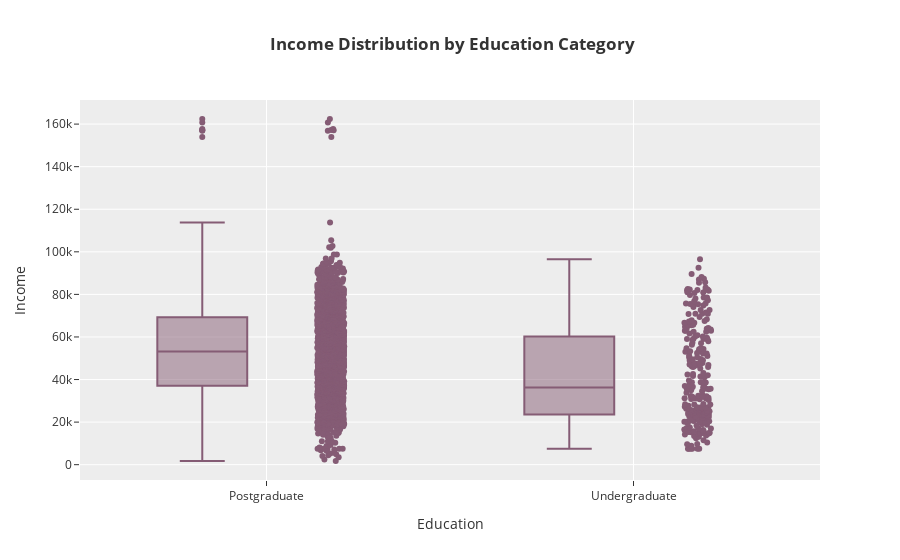

Source (notebook cell):
### Code cell
fig1 = px.box(data_frame=data, x="Education", y="Income",
             title= "<b> Income Distribution by Education Category", color_discrete_sequence=px.colors.qualitative.Antique)
fig2 = px.strip(data, x="Education", y="Income", color_discrete_sequence=px.colors.qualitative.Antique)
all_fig = go.Figure(data=fig1.data + fig2.data, layout=fig1.layout) ## combine
all_fig.show()

### Figure 1 — Plotly figure (JSON) as saved in the notebook; plotly's stock layout.template omitted (floating-point values rounded to 4 significant figures; data arrays with more than 128 entries replaced by an {"elided": "..."} marker saying what was removed)
{"data": [{"alignmentgroup": "True", "hovertemplate": "Education=%{x}<br>Income=%{y}<extra></extra>", "legendgroup": "", "marker": {"color": "rgb(133, 92, 117)"}, "name": "", "notched": false, "offsetgroup": "", "orientation": "v", "showlegend": false, "type": "box", "x": {"elided": "2215 str values"}, "x0": " ", "xaxis": "x", "y": {"elided": "2215 float values"}, "y0": " ", "yaxis": "y"}, {"alignmentgroup": "True", "boxpoints": "all", "fillcolor": "rgba(255,255,255,0)", "hoveron": "points", "hovertemplate": "Education=%{x}<br>Income=%{y}<extra></extra>", "legendgroup": "", "line": {"color": "rgba(255,255,255,0)"}, "marker": {"color": "rgb(133, 92, 117)"}, "name": "", "offsetgroup": "", "orientation": "v", "pointpos": 0, "showlegend": false, "type": "box", "x": {"elided": "2215 str values"}, "x0": " ", "xaxis": "x", "y": {"elided": "2215 float values"}, "y0": " ", "yaxis": "y"}], "layout": {"boxmode": "group", "legend": {"tracegroupgap": 0}, "title": {"text": "<b> Income Distribution by Education Category"}, "xaxis": {"anchor": "y", "domain": [0, 1], "title": {"text": "Education"}}, "yaxis": {"anchor": "x", "domain": [0, 1], "title": {"text": "Income"}}}}
